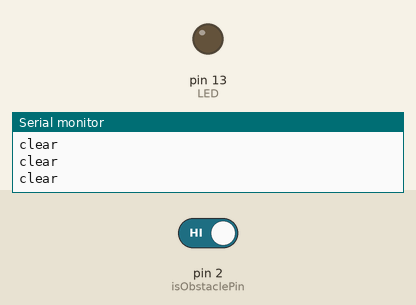
Simulated run of this sketch. Board: Arduino Uno, built with avr-gcc and run on an emulated ATmega328P. On the bench: output pins drawn as LEDs (lit = HIGH), the last lines printed to the serial monitor. The inputs (shaded band) are chosen by the test bench; at power-on: pin 2 (isObstaclePin) HIGH.

Above: at 1.2 s.
1.3 s: pin 2 (isObstaclePin) driven LOW
At 1.7 s:
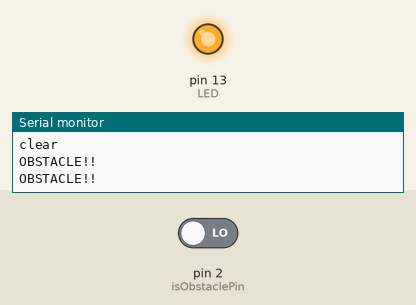
2.9 s: pin 2 (isObstaclePin) driven HIGH
At 4.1 s:
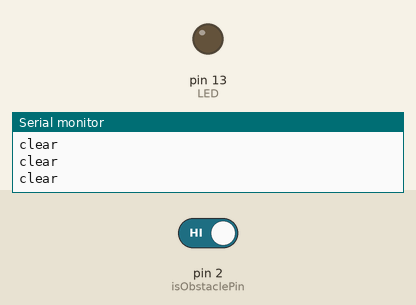
Timing chart, 0 to 5.9 s (numbered marks = the images above; inputs shaded):
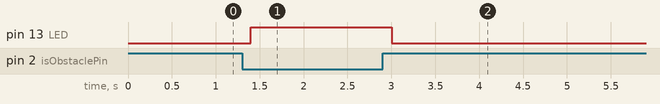

The sketch:

irModule_test.ino
```cpp
int LED = 13; // Use the onboard Uno LED
int isObstaclePin = 2;  // This is our input pin
int isObstacle = HIGH;  // HIGH MEANS NO OBSTACLE

void setup() {
  // put your setup code here, to run once:
  pinMode(LED, OUTPUT);
  pinMode(isObstaclePin, INPUT);
  Serial.begin(9600);
}

void loop() {
    isObstacle = digitalRead(isObstaclePin);
  if (isObstacle == LOW)
  {
    Serial.println("OBSTACLE!!");
    digitalWrite(LED, HIGH);
  }
  else
  {
    Serial.println("clear");
    digitalWrite(LED, LOW);
  }
  delay(200);
}
```

Measured:
- after the input at 1.3 s, pin 13 (LED): LOW → HIGH after 0.10 s
- after the input at 2.9 s, pin 13 (LED): HIGH → LOW after 0.10 s
